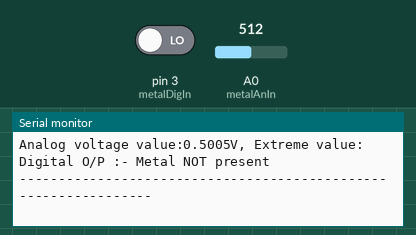
Simulated run of this sketch. Board: Arduino Uno, built with avr-gcc and run on an emulated ATmega328P. On the bench: the last lines printed to the serial monitor. The test bench sets the inputs (shaded band); at power-on: pin 3 (metalDigIn) LOW, A0 (metalAnIn) = 512.

Above: at 1.8 s.
1.9 s: pin 3 (metalDigIn) driven HIGH
4.7 s: A0 (metalAnIn) set to 716
At 6.0 s:
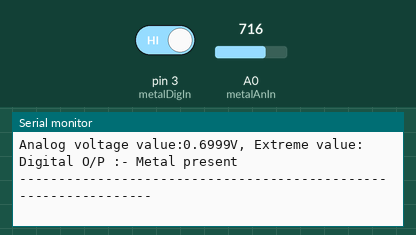
6.2 s: A0 (metalAnIn) set to 900
At 7.2 s:
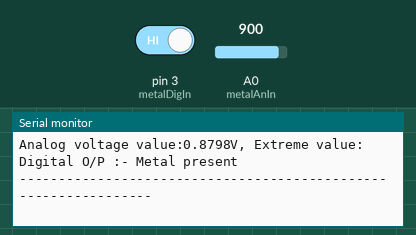
7.7 s: pin 3 (metalDigIn) driven LOW
Timing chart, 0 to 10.7 s (numbered marks = the images above; inputs shaded):
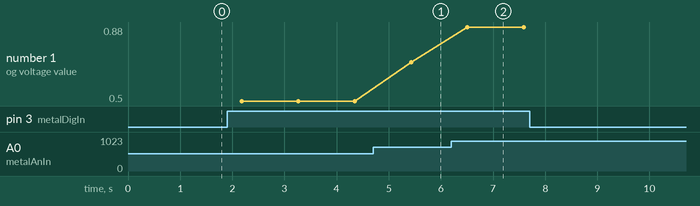

The sketch:

Both.c.ino
```cpp
#define s0 8       //Module pins wiring
#define s1 9
#define s2 10
#define s3 11
#define out 12
#define metalDigIn 3
#define metalAnIn A0

int data=0;

void setup()
{
   pinMode(s0,OUTPUT);    //pin modes
   pinMode(s1,OUTPUT);
   pinMode(s2,OUTPUT);
   pinMode(s3,OUTPUT);
   pinMode(out,INPUT);
   pinMode(metalDigIn, INPUT);
   pinMode(metalAnIn, INPUT);

   Serial.begin(9600);   //intialize the serial monitor baud rate

   digitalWrite(s0,HIGH); //Putting S0/S1 on HIGH/HIGH levels means the output frequency scalling is at 100% (recommended)
   digitalWrite(s1,HIGH); //LOW/LOW is off HIGH/LOW is 20% and LOW/HIGH is  2%

}

void loop()                  //Every 2s we select a photodiodes set and read its data
{

   /*digitalWrite(s2,LOW);        //S2/S3 levels define which set of photodiodes we are using LOW/LOW is for RED LOW/HIGH is for Blue and HIGH/HIGH is for green
   digitalWrite(s3,LOW);
   Serial.print("Blue value= ");
   GetData();                   //Executing GetData function to get the value

   digitalWrite(s2,LOW);
   digitalWrite(s3,HIGH);
   //Serial.print("Red value= ");
   GetData();

   digitalWrite(s2,HIGH);
   digitalWrite(s3,HIGH);
   //Serial.print("Green value= ");
   GetData();*/

   //Metal detector part
   float Analog;
   int Digital;
   Serial.println();
   // Current value will be read and converted to the voltage
   Analog = analogRead (metalAnIn) * (1.0 / 1023.0);
   Digital = digitalRead (metalDigIn);

   // and outputted here
   Serial.print ("Analog voltage value:"); Serial.print (Analog, 4); Serial.print ("V, ");
   Serial.print ("Extreme value:");
   if(Digital==1)
     {
       Serial.println (" Digital O/P :- Metal present");
     }
   else
     {
       Serial.println (" Digital O/P :- Metal NOT present");
     }
   Serial.println ("----------------------------------------------------------------");

   Serial.println();

   delay(1000);
}

void GetData(){
   data=pulseIn(out,LOW);       //here we wait until "out" go LOW, we start measuring the duration and stops when "out" is HIGH again
   //Serial.print(data);          //it's a time duration measured, which is related to frequency as the sensor gives a frequency depending on the color
   //Serial.print("\t");          //The higher the frequency the lower the duration
   delay(20);
}
```

Measured:
- after the input at 4.7 s, the serial monitor: prints a new line after 0.73 s (image 1)
- after the input at 6.2 s, the serial monitor: prints a new line after 0.31 s (image 2)
- plotted number 1: 0.5 → 0.7 after the input at 4.7 s, 0.7 → 0.88 after the input at 6.2 s
